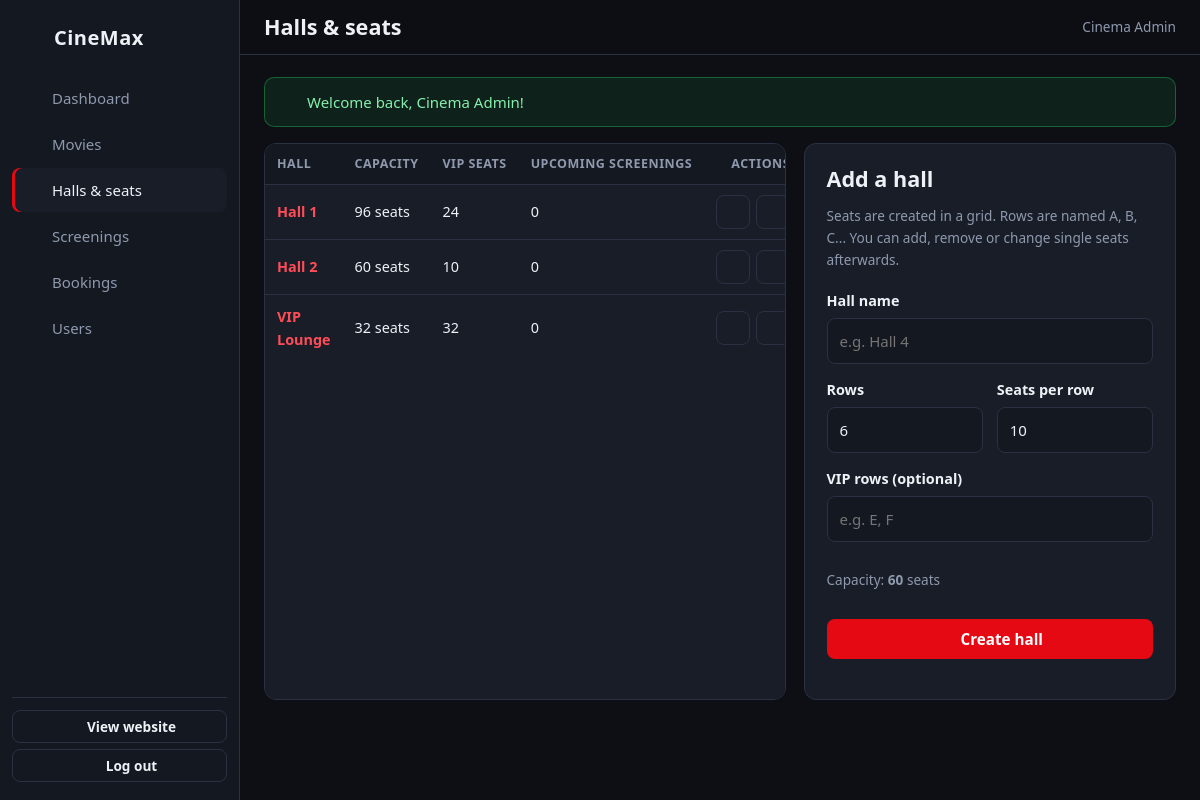
Screenshot of /admin/halls (signed in) with the database file from the repository.
### tables this page shows
CREATE TABLE users (
  user_id     INT AUTO_INCREMENT PRIMARY KEY,
  full_name   VARCHAR(100) NOT NULL,
  email       VARCHAR(150) NOT NULL UNIQUE,
  phone       VARCHAR(20)  NOT NULL,
  password    VARCHAR(255) NOT NULL,
  role        ENUM('Customer','Admin') NOT NULL DEFAULT 'Customer',
  created_at  DATETIME NOT NULL DEFAULT CURRENT_TIMESTAMP
);

CREATE TABLE halls (
  hall_id    INT AUTO_INCREMENT PRIMARY KEY,
  hall_name  VARCHAR(50) NOT NULL UNIQUE,
  capacity   INT NOT NULL
);

### app/Core/Controller.php (called while the page is built, shortened)
<?php
abstract class Controller
{
    protected function view(string $view, array $data = [], string $layout = 'main'): void
    {
        $data['errors'] ??= $_SESSION['_errors'] ?? [];
        extract($data);
        require ROOT . "/app/Views/$view.php";
        $content = ob_get_clean();
        require ROOT . "/app/Views/layouts/$layout.php";
    }
}

### app/Controllers/Admin/HallAdminController.php (called while the page is built, shortened)
<?php
class HallAdminController extends Controller
{
    public function index(): void
    {
        $this->view('admin/halls/index', ['pageTitle' => 'Halls & seats', 'halls' => Hall::allHalls()], 'admin');
    }
}

### public/index.php (called while the page is built, shortened)
<?php
spl_autoload_register(function (string $class) {
    if (str_starts_with($class, 'App\\')) {
        $file = ROOT . '/app/' . str_replace('\\', '/', substr($class, 4)) . '.php';
    }
});
require ROOT . '/app/Core/helpers.php';
$router = new App\Core\Router();
$path = parse_url($_SERVER['REQUEST_URI'] ?? '/', PHP_URL_PATH);
$base = base_path();
$router->dispatch($_SERVER['REQUEST_METHOD'], rawurldecode($path ?: '/'));

### app/Core/Database.php (called while the page is built, shortened)
<?php
class Database
{
    private static ?PDO $pdo = null;
    public static function pdo(): PDO
    {
        if (self::$pdo === null) {
            $c = config('db');
            $dsn = "mysql:host={$c['host']};port={$c['port']};dbname={$c['name']};charset={$c['charset']}";
            self::$pdo = new PDO($dsn, $c['user'], $c['password'], [
                PDO::ATTR_ERRMODE            => PDO::ERRMODE_EXCEPTION,
                PDO::ATTR_DEFAULT_FETCH_MODE => PDO::FETCH_ASSOC,
                PDO::ATTR_EMULATE_PREPARES   => false,
            ]);
            self::$pdo->exec("SET time_zone = '" . date('P') . "'");
        }
        return self::$pdo;
    }
}

### app/Core/Model.php (called while the page is built, shortened)
<?php
abstract class Model
{
    protected static function db(): PDO
    {
        return Database::pdo();
    }
    protected static function run(string $sql, array $params = []): PDOStatement
    {
        $stmt = self::db()->prepare($sql);
        $stmt->execute($params);
        return $stmt;
    }
    protected static function all(string $sql, array $params = []): array
    {
        return self::run($sql, $params)->fetchAll();
    }
    protected static function one(string $sql, array $params = []): ?array
    {
        $row = self::run($sql, $params)->fetch();
        return $row === false ? null : $row;
    }
}

### app/Models/Hall.php (called while the page is built, shortened)
<?php
class Hall extends Model
{
    public static function allHalls(): array
    {
        return self::all('SELECT h.*,
                (SELECT COUNT(*) FROM seats s WHERE s.hall_id = h.hall_id) AS seat_count,
                (SELECT COUNT(*) FROM seats s WHERE s.hall_id = h.hall_id AND s.seat_type = \'VIP\') AS vip_count,
                (SELECT COUNT(*) FROM showtimes st WHERE st.hall_id = h.hall_id AND st.show_date >= CURDATE()) AS upcoming_shows
            FROM halls h ORDER BY h.hall_name');
    }
}

### config/config.php (called while the page is built)
<?php
return [
    'app' => [
        'name'      => 'CineMax',
        'timezone'  => 'Africa/Tripoli',
        'currency'  => 'LYD',
        'hold_minutes' => 10,
        'cancel_hours' => 2,
        'vip_multiplier' => 1.5,
        'debug' => true,
    ],
    'db' => [
        'host'     => '127.0.0.1',
        'port'     => getenv('DB_PORT') ?: 3306,
        'name'     => 'cinema_db',
        'user'     => 'root',
        'password' => '',
        'charset'  => 'utf8mb4',
    ],
    'mail' => [
        'enabled'    => false,
        'host'       => 'smtp.gmail.com',
        'port'       => 587,
        'encryption' => 'tls',
        'username'   => 'your-address@gmail.com',
        'password'   => 'your-app-password',
        'from_email' => 'your-address@gmail.com',
        'from_name'  => 'CineMax Cinema',
    ],
];

### app/Core/Auth.php (called while the page is built, shortened)
<?php
class Auth
{
    private static ?array $user = null;
    public static function user(): ?array
    {
        if (self::$user !== null) {
            return self::$user;
        }
        if (!empty($_SESSION['user_id'])) {
            self::$user = User::find((int) $_SESSION['user_id']);
        } elseif (!empty($_COOKIE[self::COOKIE])) {
            self::loginFromCookie($_COOKIE[self::COOKIE]);
        }
        return self::$user;
    }
    public static function check(): bool
    {
        return self::user() !== null;
    }
    public static function requireLogin(): void
    {
        if (!self::check()) {
            $_SESSION['intended'] = $_SERVER['REQUEST_URI'] ?? null;
            flash('error', 'Please log in to continue.');
            redirect('/login');
        }
    }
    public static function requireAdmin(): void
    {
        self::requireLogin();
    }
}

### app/Models/User.php (called while the page is built, shortened)
<?php
class User extends Model
{
    public static function find(int $id): ?array
    {
        return self::one('SELECT user_id, full_name, email, phone, role, created_at FROM users WHERE user_id = ?', [$id]);
    }
}

### app/Views/admin/halls/index.php (the view, shortened to what this page needs)
<div class="dash-grid">
    <div class="table-wrap">
        <table class="table">
            <thead><tr><th>Hall</th><th>Capacity</th><th>VIP seats</th><th>Upcoming screenings</th><th class="num">Actions</th></tr></thead>
            <tbody>
            <?php foreach ($halls as $h): ?>
                <tr>
                    <td><a href="<?= url('/admin/halls/' . (int) $h['hall_id']) ?>"><strong><?= e($h['hall_name']) ?></strong></a></td>
                    <td><?= (int) $h['capacity'] ?> seats</td>
                    <td><?= (int) $h['vip_count'] ?></td>
                    <td><?= (int) $h['upcoming_shows'] ?></td>
                    <td>
                        <div class="actions-cell">
                            <a class="icon-btn" href="<?= url('/admin/halls/' . (int) $h['hall_id']) ?>" data-tip="Manage seats" aria-label="Manage seats"><?= icon('grid', 16) ?></a>
                            <form method="post" action="<?= url('/admin/halls/' . (int) $h['hall_id'] . '/delete') ?>" class="inline" data-confirm="Delete <?= e($h['hall_name']) ?> and all its seats?">
                                <button class="icon-btn danger" type="submit" data-tip="Delete hall" aria-label="Delete hall"><?= icon('trash', 16) ?></button>
                            </form>
                        </div>
                    </td>
                </tr>
            <?php endforeach; ?>
            </tbody>
        </table>
    </div>
    <div class="card">
        <h2>Add a hall</h2>
        <p class="muted small">Seats are created in a grid. Rows are named A, B, C... You can add, remove or change single seats afterwards.</p>
        <form method="post" action="<?= url('/admin/halls') ?>" class="form js-validate" novalidate>
            <label class="field <?= isset($errors['hall_name']) ? 'invalid' : '' ?>">
                <span>Hall name</span>
                <input type="text" name="hall_name" value="<?= e(old('hall_name')) ?>" required maxlength="50" placeholder="e.g. Hall 4">
            </label>
            <div class="field-row">
                <label class="field <?= isset($errors['rows']) ? 'invalid' : '' ?>">
                    <span>Rows</span>
                    <input type="number" id="hall-rows" name="rows" value="<?= e(old('rows', '6')) ?>" required min="1" max="26">
                </label>
                <label class="field <?= isset($errors['per_row']) ? 'invalid' : '' ?>">
                    <span>Seats per row</span>
                    <input type="number" id="hall-per" name="per_row" value="<?= e(old('per_row', '10')) ?>" required min="1" max="40">
                </label>
            </div>
            <label class="field">
                <span>VIP rows (optional)</span>
                <input type="text" name="vip_rows" value="<?= e(old('vip_rows')) ?>" placeholder="e.g. E, F" maxlength="60">
            </label>
            <p class="muted small">Capacity: <strong id="hall-cap">0</strong> seats</p>
            <button class="btn" type="submit"><?= icon('plus', 16) ?> Create hall</button>
        </form>
    </div>
</div>

### app/Core/helpers.php (shortened to what this page needs)
<?php
function config(string $key)
{
    static $cfg = null;
    $cfg ??= require ROOT . '/config/config.php';
    $value = $cfg;
    foreach (explode('.', $key) as $part) {
        $value = $value[$part] ?? null;
    }
    return $value;
}
function e($value): string
{
    return htmlspecialchars((string) $value, ENT_QUOTES | ENT_SUBSTITUTE, 'UTF-8');
}
function base_path(): string
{
    static $base = null;
    if ($base === null) {
        $base = rtrim(str_replace('\\', '/', dirname($_SERVER['SCRIPT_NAME'] ?? '/')), '/');
    }
    return $base;
}
function url(string $path = '/', array $query = []): string
{
    $u = base_path() . '/' . ltrim($path, '/');
    return $query ? $u . '?' . http_build_query($query) : $u;
}
function asset(string $path): string
{
    $file = ROOT . '/public/' . ltrim($path, '/');
    $v = is_file($file) ? '?v=' . filemtime($file) : '';
    return url($path) . $v;
}
function old(string $field, $default = '')
{
    return $_SESSION['_old'][$field] ?? $default;
}
function is_active(string $prefix): string
{
    $path = substr(parse_url($_SERVER['REQUEST_URI'] ?? '/', PHP_URL_PATH), strlen(base_path())) ?: '/';
    return str_starts_with($path, $prefix) ? 'active' : '';
}
function icon(string $name, int $size = 18): string
{
    return '<svg class="icon" width="' . $size . '" height="' . $size . '" viewBox="0 0 24 24" fill="none" stroke="currentColor" stroke-width="2" stroke-linecap="round" stroke-linejoin="round" aria-hidden="true">'
        . ($paths[$name] ?? '') . '</svg>';
}

### app/Core/Router.php (shortened to what this page needs)
<?php
class Router
{
    private array $routes = [];
    private function add(string $method, string $path, array $action, array $middleware): void
    {
        $this->routes[] = compact('method', 'regex', 'action', 'middleware');
    }
    public function dispatch(string $method, string $path): void
    {
        $path = rtrim($path, '/') ?: '/';
        foreach ($this->routes as $route) {
            if (!preg_match($route['regex'], $path, $m)) {
                continue;
            }
            foreach ($route['middleware'] as $mw) {
                if ($mw === 'auth') {
                    Auth::requireLogin();
                } elseif ($mw === 'admin') {
                    Auth::requireAdmin();
                } elseif ($mw === 'guest' && Auth::check()) {
                    redirect('/');
                }
            }
            [$class, $fn] = $route['action'];
            $args = array_map('intval', array_slice($m, 1));
            (new $class())->$fn(...$args);
            return;
        }
    }
}

### app/Views/layouts/admin.php (shortened to what this page needs)
<?php use App\Core\Auth; use App\Core\Csrf; $user = Auth::user(); ?>
<!DOCTYPE html>
<html lang="en">
<head>
    <link rel="stylesheet" href="<?= asset('assets/css/style.css') ?>">
</head>
<body class="admin-body">
<aside class="admin-side" id="admin-side">
    <a class="logo" href="<?= url('/admin') ?>"><?= icon('film', 24) ?> <span><?= e(config('app.name')) ?></span></a>
    <nav>
        <a class="<?= is_active('/admin') && !preg_match('#/admin/.#', $_SERVER['REQUEST_URI']) ? 'active' : '' ?>" href="<?= url('/admin') ?>"><?= icon('chart') ?> Dashboard</a>
        <a class="<?= is_active('/admin/movies') ?>" href="<?= url('/admin/movies') ?>"><?= icon('film') ?> Movies</a>
        <a class="<?= is_active('/admin/halls') ?>" href="<?= url('/admin/halls') ?>"><?= icon('door') ?> Halls &amp; seats</a>
        <a class="<?= is_active('/admin/showtimes') ?>" href="<?= url('/admin/showtimes') ?>"><?= icon('calendar') ?> Screenings</a>
        <a class="<?= is_active('/admin/bookings') ?>" href="<?= url('/admin/bookings') ?>"><?= icon('ticket') ?> Bookings</a>
        <a class="<?= is_active('/admin/users') ?>" href="<?= url('/admin/users') ?>"><?= icon('users') ?> Users</a>
    </nav>
    <div class="side-foot">
        <a class="btn btn-ghost btn-sm" href="<?= url('/') ?>"><?= icon('home', 16) ?> View website</a>
        <form method="post" action="<?= url('/logout') ?>">
            <button class="btn btn-ghost btn-sm btn-block" type="submit"><?= icon('logout', 16) ?> Log out</button>
        </form>
    </div>
</aside>
<div class="admin-main">
    <header class="admin-top">
        <div style="display:flex;align-items:center;gap:10px">
            <h1><?= e($pageTitle ?? 'Admin') ?></h1>
        </div>
        <span class="muted small"><?= icon('user', 16) ?> <?= e($user['full_name']) ?></span>
    </header>
    <div class="admin-content">
        <?php require ROOT . '/app/Views/partials/flash.php'; ?>
        <?= $content ?>
    </div>
</div>
</body>
</html>

### rows the page displays
users: full_name "Cinema Admin"
halls: hall_name "Hall 1", capacity "96", vip_count "24", upcoming_shows "0", $size 16 (drawn)
halls: hall_name "Hall 2", capacity "60", vip_count "10", upcoming_shows "0", $size 16 (drawn)
halls: hall_name "VIP Lounge", capacity "32", vip_count "32", upcoming_shows "0", $size 16 (drawn)
